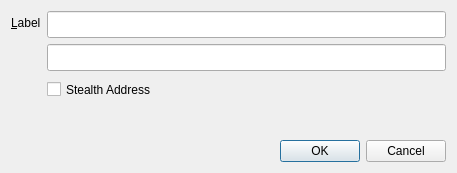
<?xml version="1.0" encoding="UTF-8"?>
<ui version="4.0">
 <class>EditAddressDialog</class>
 <widget class="QDialog" name="EditAddressDialog">
  <property name="geometry">
   <rect>
    <x>0</x>
    <y>0</y>
    <width>457</width>
    <height>173</height>
   </rect>
  </property>
  <property name="windowTitle">
   <string>Edit Address</string>
  </property>
  <layout class="QVBoxLayout" name="verticalLayout">
   <item>
    <layout class="QFormLayout" name="formLayout">
     <property name="fieldGrowthPolicy">
      <enum>QFormLayout::AllNonFixedFieldsGrow</enum>
     </property>
     <item row="0" column="0">
      <widget class="QLabel" name="label">
       <property name="text">
        <string>&amp;Label</string>
       </property>
       <property name="buddy">
        <cstring>labelEdit</cstring>
       </property>
      </widget>
     </item>
     <item row="0" column="1">
      <widget class="QLineEdit" name="labelEdit">
       <property name="toolTip">
        <string>The label associated with this address book entry</string>
       </property>
       <property name="styleSheet">
        <string notr="true">
min-height: 25px;
max-height: 25px;</string>
       </property>
      </widget>
     </item>
     <item row="1" column="1">
      <widget class="QLineEdit" name="addressEdit">
       <property name="toolTip">
        <string>The address associated with this address book entry. This can only be modified for sending addresses.</string>
       </property>
       <property name="styleSheet">
        <string notr="true">
min-height: 25px;
max-height: 25px;</string>
       </property>
      </widget>
     </item>
     <item row="2" column="1">
      <widget class="QCheckBox" name="stealthCB">
       <property name="styleSheet">
        <string notr="true">
min-height: 25px;
max-height: 25px;</string>
       </property>
       <property name="text">
        <string>Stealth Address</string>
       </property>
      </widget>
     </item>
    </layout>
   </item>
   <item>
    <widget class="QDialogButtonBox" name="buttonBox">
     <property name="orientation">
      <enum>Qt::Horizontal</enum>
     </property>
     <property name="standardButtons">
      <set>QDialogButtonBox::Cancel|QDialogButtonBox::Ok</set>
     </property>
    </widget>
   </item>
  </layout>
 </widget>
 <resources/>
 <connections>
  <connection>
   <sender>buttonBox</sender>
   <signal>accepted()</signal>
   <receiver>EditAddressDialog</receiver>
   <slot>accept()</slot>
   <hints>
    <hint type="sourcelabel">
     <x>248</x>
     <y>254</y>
    </hint>
    <hint type="destinationlabel">
     <x>157</x>
     <y>274</y>
    </hint>
   </hints>
  </connection>
  <connection>
   <sender>buttonBox</sender>
   <signal>rejected()</signal>
   <receiver>EditAddressDialog</receiver>
   <slot>reject()</slot>
   <hints>
    <hint type="sourcelabel">
     <x>316</x>
     <y>260</y>
    </hint>
    <hint type="destinationlabel">
     <x>286</x>
     <y>274</y>
    </hint>
   </hints>
  </connection>
 </connections>
</ui>
